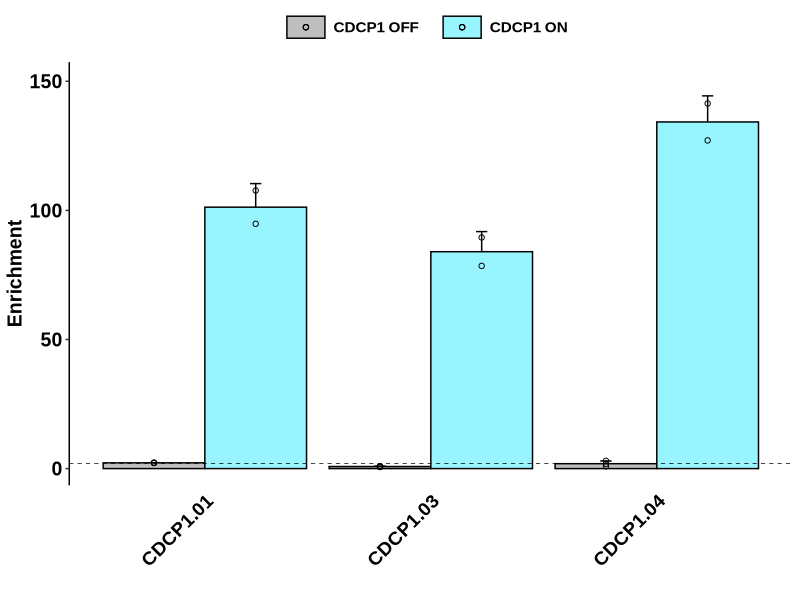
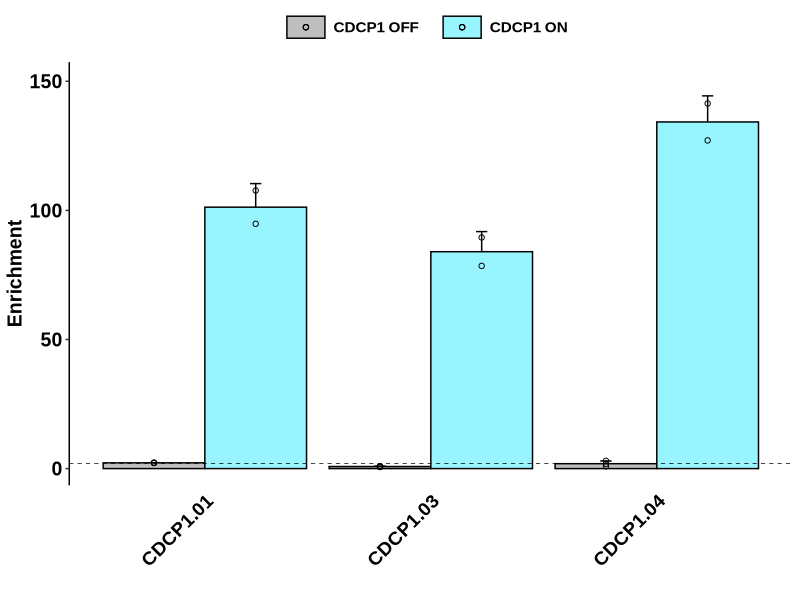

Here is the R script that generated these plots, in order:
#Import libraries
library(ggplot2)

#Import .csv with data formatted appropriately 
#	x			group	y1	y2	y3
#	ANPEP.01	OFF		2	3	4
#	ANPEP.02	OFF		5	6	7
#	...			...		...	...	...

raw <- read.table("oe_raw_cdc.csv", sep = ",", header = TRUE)
raw$mean <- apply(raw[,c("y1","y2","y3")],1,mean,na.rm=TRUE)
raw$sd <- apply(raw[,c("y1","y2","y3")],1,sd,na.rm=TRUE)
raw2 <- raw[grepl("CDCP1",raw$x),]

#Plot
ggplot(data=raw2, aes(x = x, y = raw2$mean, fill = group)) +
theme_classic() + 

#Add error bars
geom_errorbar(aes(
ymax=mean+sd, 
ymin=mean-sd, 
width=0.1), position=position_dodge(.9)) +

#Set columns and colors
geom_bar(data=raw2,position=position_dodge(), stat="identity", color="black") +
#scale_colour_manual(values=c("black","black")) +
scale_fill_manual(values=c("grey","cadetblue1"), labels=c("CDCP1 OFF    ","CDCP1 ON  ")) +

#Add points
geom_point(data=raw2, aes(y=y1, group=group),stat="identity",position=position_dodge(width=0.9),shape=1) +
geom_point(data=raw2, aes(y=y2, group=group),stat="identity",position=position_dodge(width=0.9),shape=1) +
geom_point(data=raw2, aes(y=y3, group=group),stat="identity",position=position_dodge(width=0.9),shape=1) +

#Add background line
geom_hline(yintercept = 2, size=0.25, linetype="dashed", color="black") +

#Set scale
coord_cartesian(ylim=c(1,150)) +

#Labels and theme
labs(x = "", y = "Enrichment") +
theme(
legend.position="top",
legend.key.width=unit(2,"line"),
legend.title=element_blank(),
legend.text=element_text(face = "bold", family = "Arial", size = 11), 
plot.title = element_text(hjust = 0.5, face = "bold"),
axis.line.x = element_blank(), 
axis.line.y = element_line(colour = "black"), #change the borders
axis.title = element_text(family = "Arial", color = "black", face = "bold", size = 14),
axis.text.x = element_text(family = "Arial", color = "black", face = "bold", size = 14, angle=45, hjust=1),
axis.ticks.x = element_blank(),
axis.text.y = element_text(family = "Arial", color = "black", face = "bold", size = 14),
)

#Export image
ggsave("oe_cdc_cdc.eps", device = "eps", width = 4, height = 3, units="in", dpi = 300)
